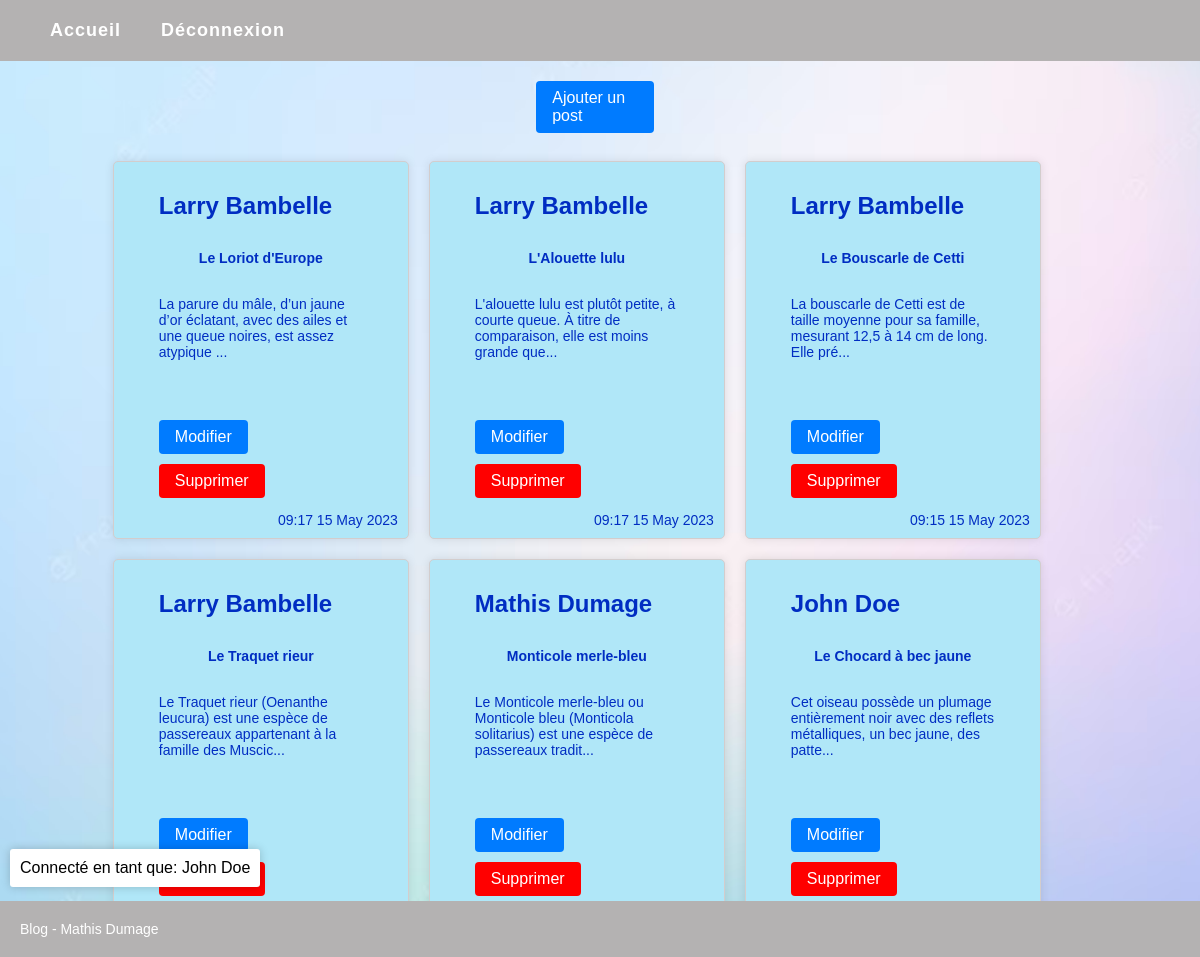
/projetblog/FRONT/admin.php (signed in), run on the app's committed database.
### tables this page shows
CREATE TABLE `post` (
  `Id` smallint(5) UNSIGNED NOT NULL,
  `Title` varchar(100) NOT NULL,
  `Contents` text NOT NULL,
  `CreationTimestamp` datetime NOT NULL,
  `Author_Id` tinyint(3) UNSIGNED DEFAULT NULL,
  `Category_Id` tinyint(3) UNSIGNED DEFAULT NULL,
  `Modifié` int(11) NOT NULL,
  `image_name` text
);

CREATE TABLE `author` (
  `Id` tinyint(3) UNSIGNED NOT NULL,
  `FirstName` varchar(50) NOT NULL,
  `LastName` varchar(50) NOT NULL,
  `username` varchar(30) NOT NULL,
  `password` varchar(255) NOT NULL
);

### projetblog/FRONT/admin.php (the view, shortened to what this page needs)
<?php
require('..\BACK\connexion.php');
?>
<!DOCTYPE html>
<html lang="en">
<head>
  <link rel="stylesheet" href="CSS/style.css">
</head>
<body>
<header>
		<ul class="nav">
    <?php
        if($_SESSION != null){
          echo '<li><a href="http://localhost/projetblog/FRONT/acceuil.php">Accueil</a></li>
          <li><a href="../BACK/logout.php">Déconnexion</a></li>';
        }else{
          echo '<li> <a href="login.php">Se connecter</a>';
        }
    ?>
	</header>
  <?php if($_SESSION != null){
    echo '<ul class="user-info">';
    echo '<li>Connecté en tant que: ';
    echo  $_SESSION['firstname'] . ' ' . $_SESSION['lastname'] . '</li>';
    echo '</ul>';
  }
  ?>
  <main>
<?php
  function format_date($date) {
    $date = DateTime::createFromFormat("Y-m-d H:i:s", $date);
    $formatted_date = $date->format("H:i d F Y");
    return $formatted_date;
  }
  echo '<div class="addPost"><a href="ajoutPost.php"><button class="button-blue">Ajouter un post</button></a></div><br>';
  $sql = "SELECT post.CreationTimestamp, post.Title, SUBSTRING(post.contents, 1, 100) AS short_contents, author.firstname, author.lastname FROM post JOIN author ON post.author_id = author.id ORDER BY post.CreationTimestamp DESC";
  $result = $conn->query($sql);
?>
<div class="post-list">
<?php
  if ($result->num_rows > 0) {
    while ($row = $result->fetch_assoc()) {
        $sqlIdDelete = 'SELECT Id FROM post WHERE Title ="'. $row['Title'] . '"';
        $resultId = $conn->query($sqlIdDelete);
        $idPost = $resultId->fetch_assoc()['Id'];
        echo '<div class="post" id="' . $idPost . '">';
        echo '<a href="/ProjetBlog/FRONT/detail.php?id=' . $idPost . '">';
        echo '<div class="author"><p>' . $row["firstname"] . " " . $row["lastname"] . '</p></div>';
        echo '<div class="title"><p>' . $row["Title"] . '</p></div>';
        echo '<div class="content"><p>' . $row["short_contents"] . '...</p></div>';
        $formatted_date = format_date($row['CreationTimestamp']);
        echo '<div class="date"><p>' . $formatted_date . '</p></div>';
        echo '</a>';
        echo '<a href="/ProjetBlog/FRONT/modifier.php?id=' . $idPost . '"><button class="button-blue">Modifier</button></a>';
        echo '<a href="/ProjetBlog/BACK/delete.php?id=' . $idPost . '"><button class="button-red">Supprimer</button></a>';
        echo '</div>';
  }
} else {
  echo "<br> Aucun article trouvé";
}
?>
</div>
  </main>
  <footer>
  <div class="footer-content">
    <p>Blog - Mathis Dumage</p>
  </div>
</footer>
</body>
</html>

### projetblog/FRONT/CSS/style.css (style rules this page uses)
body { font-family: Arial, sans-serif; margin: 0; background-image: url("cool.avif"); background-repeat: no-repeat; background-position: center center; background-size: cover; }
header { background-color: #b4b2b2; color: white; padding: 20px; display: flex; justify-content: space-between; align-items: center; max-width: 100%; margin: 0 auto; }
.nav { display: flex; flex-direction: row; margin: 0; padding: 0; list-style: none; }
.nav li { margin-left: 20px; }
.nav a { color: #fff; text-decoration: none; font-weight: bold; letter-spacing: 1px; font-size: 18px; padding: 10px; border-radius: 5px; transition: background-color 0.3s ease; }
li > a { text-decoration:none; list-style-type: none; }
.user-info { position: fixed; bottom: 10px; left: 10px; display: flex; align-items: center; background-color: #fff; padding: 10px; z-index: 2; border-radius: 3px; box-shadow: 0 0 10px rgba(0, 0, 0, 0.2); list-style-type: none; margin-bottom: 5%; }
main { margin: 20px auto; padding: 0 20px; }
.post-list { width: 80%; display: grid; grid-template-columns: repeat(2, 2fr); gap: 20px; margin-left: 8%; }
@media only screen and (min-width: 768px) { .post-list { grid-template-columns: repeat(3, 1fr); } }
.post { background-color: #b0e7f8; border: 2px solid #ccc; padding-left: 45px; padding-right: 45px; border-radius: 5px; box-shadow: 0 0 10px rgba(0, 0, 0, 0.1); display: flex; flex-direction: column; border: 1px solid rgb(211, 205, 205); position: relative; }
.post a { text-decoration: none; }
.author p { margin-top: 30px; font-weight: bold; font-size: 24px; color:rgb(0, 45, 194); }
.title { text-align: center; margin: 10px 0; font-size: 14px; font-weight: bold; color:rgb(0, 45, 194); padding: 20px }
.content { margin-bottom: 50px; color: rgb(0, 45, 194); padding-bottom: 10px; }
.date { text-align: right; font-size: 14px; position: absolute; bottom: 0; right: 0; padding: 10px; color: rgb(0, 45, 194); }
a .button-blue { display: inline-block; background-color: #007bff; color: #fff; padding: 8px 16px; border: none; border-radius: 4px; font-size: 16px; text-align: left; text-decoration: none; cursor: pointer; margin-bottom: 10px; margin-right: 10px; }
a .button-red { display: inline-block; background-color: #ff0000; color: #fff; padding: 8px 16px; border: none; border-radius: 4px; font-size: 16px; text-align: left; text-decoration: none; cursor: pointer; margin-bottom: 40px; margin-right: 10px; }
.addPost { margin: auto; width: 11%; }
footer { background-color: #b4b2b2; color: white; display: flex; justify-content: center; align-items: center; padding: 20px; position: fixed; bottom: 0; left: 0; width: 100%; }
.footer-content { max-width: 1200px; width: 100%; }
p { margin: 0; font-size: 14px; }

### data on the page
post: Author_Id.FirstName "Larry", Author_Id.LastName "Bambelle", Title "Le Loriot d'Europe", short_contents "La parure du mâle, d’un jaune d’or éclatant, avec des ailes et une queue noires, est assez atypique", CreationTimestamp "09:17 15 May 2023"
post: Author_Id.FirstName "Larry", Author_Id.LastName "Bambelle", Title "L'Alouette lulu", short_contents "L'alouette lulu est plutôt petite, à courte queue. À titre de comparaison, elle est moins grande que", CreationTimestamp "09:17 15 May 2023"
post: Author_Id.FirstName "Larry", Author_Id.LastName "Bambelle", Title "Le Bouscarle de Cetti", short_contents "La bouscarle de Cetti est de taille moyenne pour sa famille, mesurant 12,5 à 14 cm de long. Elle pré", CreationTimestamp "09:15 15 May 2023"
post: Author_Id.FirstName "Larry", Author_Id.LastName "Bambelle", Title "Le Traquet rieur", short_contents "Le Traquet rieur (Oenanthe leucura) est une espèce de passereaux appartenant à la famille des Muscic"
post: Author_Id.FirstName "Mathis", Author_Id.LastName "Dumage", Title "Monticole merle-bleu", short_contents "Le Monticole merle-bleu ou Monticole bleu (Monticola solitarius) est une espèce de passereaux tradit"
post: Author_Id.FirstName "John", Author_Id.LastName "Doe", Title "Le Chocard à bec jaune", short_contents "Cet oiseau possède un plumage entièrement noir avec des reflets métalliques, un bec jaune, des patte"

### other printed values
$_SESSION['firstname'] "John"
$_SESSION['lastname'] "Doe"
